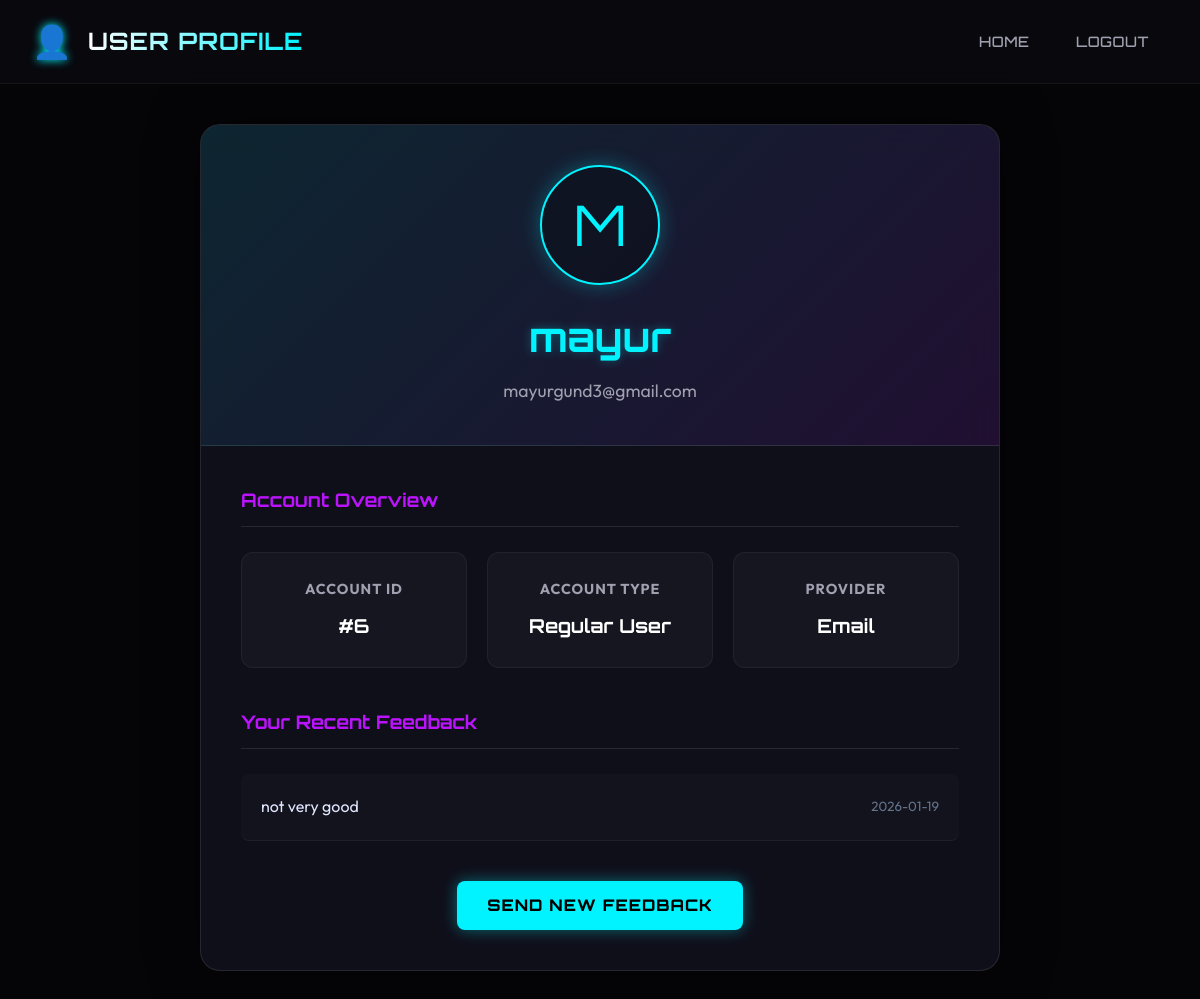
Screenshot of /profile (signed in) with the database file from the repository.
### app.py (models this page shows)
class User(UserMixin, db.Model):
    id = db.Column(db.Integer, primary_key=True)
    username = db.Column(db.String(150), unique=True, nullable=False)
    email = db.Column(db.String(150), unique=True, nullable=False)
    password = db.Column(db.String(150), nullable=True) # Nullable for OAuth users
    is_admin = db.Column(db.Boolean, default=False)
    oauth_provider = db.Column(db.String(50), nullable=True)

class Feedback(db.Model):
    id = db.Column(db.Integer, primary_key=True)
    user_id = db.Column(db.Integer, db.ForeignKey('user.id'), nullable=False)
    message = db.Column(db.Text, nullable=False)
    timestamp = db.Column(db.DateTime, default=datetime.utcnow)
    user = db.relationship('User', backref=db.backref('feedbacks', lazy=True, cascade="all, delete-orphan"))

### app.py (the view)
@app.route('/profile')
@login_required
def profile():
    return render_template('profile.html', user=current_user)

### app.py (called while the page is built)
@login_manager.user_loader
def load_user(user_id):
    user = User.query.get(int(user_id))
    admin_emails = ['aryankumar735588@gmail.com', 'aryankumar735588@gmial.com']
    if user and user.email.lower().strip() in admin_emails and not user.is_admin:
        print(f"DEBUG: Force promoting {user.email} to Admin via load_user")
        user.is_admin = True
        db.session.commit()
    return user

### templates/profile.html (shortened to what this page needs)
<!DOCTYPE html>
<html lang="en">
<head>
    <link rel="stylesheet" href="/style.css">
    <link rel="stylesheet" href="{{ url_for('static', filename='css/auth.css') }}">
    <link rel="stylesheet" href="https://cdnjs.cloudflare.com/ajax/libs/font-awesome/6.0.0/css/all.min.css">
</head>
<body>
    <nav>
        <div class="nav-container">
            <div class="logo">
                <span class="logo-icon">👤</span>
                <h1>User Profile</h1>
            </div>
            <ul id="nav-ul">
                <li><a href="{{ url_for('index') }}">Home</a></li>
                <li><a href="{{ url_for('logout') }}">Logout</a></li>
            </ul>
        </div>
    </nav>
    <div class="profile-container">
        <div class="profile-header">
            <div class="profile-avatar">
                {{ user.username[0] | upper }}
            </div>
            <h2>{{ user.username }}</h2>
            <p>{{ user.email }}</p>
        </div>
        <div class="profile-content">
            <h3>Account Overview</h3>
            <div class="info-grid">
                <div class="info-card">
                    <h4>Account ID</h4>
                    <p>#{{ user.id }}</p>
                </div>
                <div class="info-card">
                    <h4>Account Type</h4>
                    <p style="color: {{ 'var(--success-neon)' if user.is_admin else 'white' }}">
                        {{ 'Administrator' if user.is_admin else 'Regular User' }}
                    </p>
                </div>
                <div class="info-card">
                    <h4>Provider</h4>
                    <p>{{ user.oauth_provider.title() if user.oauth_provider else 'Email' }}</p>
                </div>
            </div>
            <h3>Your Recent Feedback</h3>
            {% if user.feedbacks %}
            <ul style="list-style: none; padding: 0;">
                {% for fb in user.feedbacks[::-1][:5] %}
                <li class="feedback-item">
                    <span>{{ fb.message }}</span>
                    <small>{{ fb.timestamp.strftime('%Y-%m-%d') }}</small>
                </li>
                {% endfor %}
            </ul>
            {% else %}
            <p style="text-align: center; color: #64748b; padding: 20px;">You haven't sent any feedback yet.</p>
            {% endif %}
            <div style="margin-top: 40px; text-align: center;">
                <a href="{{ url_for('index', section='feedback') }}" class="btn-primary"
                    style="display: inline-flex; text-decoration: none;">
                    Send New Feedback
                </a>
            </div>
        </div>
    </div>
</body>
</html>

### static/css/auth.css (style rules this page uses)
:root { --primary-neon: #00f3ff; --secondary-neon: #bc13fe; --accent-neon: #39ff14; --glass-bg: rgba(10, 10, 15, 0.7); --glass-border: rgba(255, 255, 255, 0.1); --text-main: #ffffff; --text-dim: #94a3b8; --bg-dark: #050508; --input-bg: rgba(255, 255, 255, 0.05); }
* { margin: 0; padding: 0; box-sizing: border-box; }
body { font-family: 'Outfit', sans-serif; background: var(--bg-dark); color: var(--text-main); overflow-x: hidden; }

### templates/profile.html (style rules this page uses)
.profile-container { max-width: 800px; margin: 40px auto; border-radius: 20px; overflow: hidden; box-shadow: 0 0 50px rgba(0, 0, 0, 0.5); background: rgba(18, 18, 30, 0.85); backdrop-filter: blur(20px); border: 1px solid rgba(255, 255, 255, 0.1); animation: fadeIn 0.5s ease; }
.profile-header { background: linear-gradient(135deg, rgba(0, 243, 255, 0.1), rgba(188, 19, 254, 0.1)); padding: 40px; text-align: center; color: white; position: relative; border-bottom: 1px solid rgba(255, 255, 255, 0.1); }
.profile-header h2 { font-family: 'Orbitron', sans-serif; font-size: 2.5rem; margin-bottom: 0.5rem; color: var(--primary-neon); text-shadow: 0 0 10px rgba(0, 243, 255, 0.3); }
.profile-header p { color: #a0a0b0; font-size: 1.1rem; }
.profile-avatar { width: 120px; height: 120px; background: rgba(0, 0, 0, 0.3); border-radius: 50%; display: flex; align-items: center; justify-content: center; font-size: 3.5rem; color: var(--primary-neon); margin: 0 auto 20px; box-shadow: 0 0 20px rgba(0, 243, 255, 0.3); border: 2px solid var(--primary-neon); font-family: 'Orbitron', sans-serif; }
.profile-content { padding: 40px; }
.info-grid { display: grid; grid-template-columns: repeat(auto-fit, minmax(200px, 1fr)); gap: 20px; margin-bottom: 40px; }
.info-card { background: rgba(255, 255, 255, 0.03); padding: 25px; border-radius: 12px; text-align: center; border: 1px solid rgba(255, 255, 255, 0.05); transition: 0.3s; }
.info-card h4 { color: #a0a0b0; margin-bottom: 10px; font-size: 0.9rem; text-transform: uppercase; letter-spacing: 1px; }
.info-card p { color: white; font-weight: 700; font-size: 1.2rem; font-family: 'Orbitron', sans-serif; }
h3 { font-family: 'Orbitron', sans-serif; color: var(--secondary-neon) !important; margin-bottom: 25px !important; border-bottom: 1px solid rgba(255, 255, 255, 0.1); padding-bottom: 10px; }
.feedback-item { padding: 20px; border-bottom: 1px solid rgba(255, 255, 255, 0.05); display: flex; justify-content: space-between; align-items: center; color: #e0e7ff; background: rgba(255, 255, 255, 0.02); margin-bottom: 10px; border-radius: 8px; }
.feedback-item small { color: #64748b !important; }
.btn-primary { font-family: 'Orbitron', sans-serif; background: var(--primary-neon); color: black; font-weight: 800; text-transform: uppercase; letter-spacing: 1px; border-radius: 8px; padding: 12px 30px; box-shadow: 0 0 15px rgba(0, 243, 255, 0.4); border: none; }

### rows the page displays
User: username "M", username "mayur", email "mayurgund3@gmail.com", id "6", is_admin "Regular User", oauth_provider "Email"
Feedback: message "not very good", timestamp "2026-01-19"
